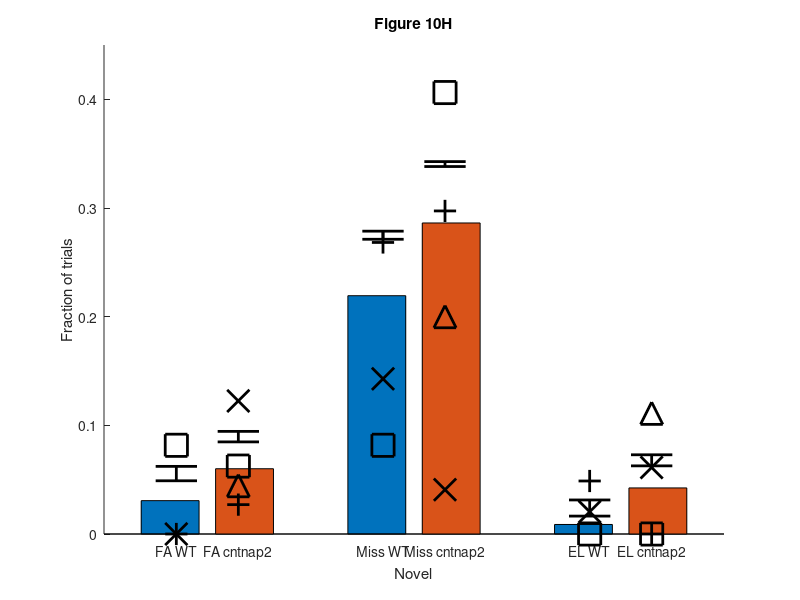
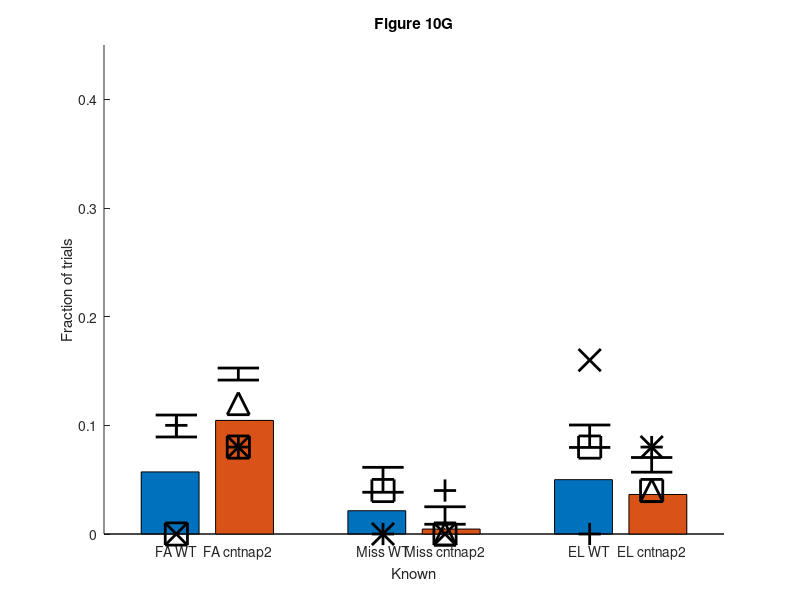

The MATLAB source for these figures, in order:
load cntnap2_wt_limonene_standard_comparisson_type_trials

% Novel odors
figure,hold on
cntnap2_novel=hist(all_animals_cntnap2_novel,-2:2)
wt_novel=hist(all_animals_WT_novel,-2:2)
fraction_cntnap2_novel=cntnap2_novel/sum(cntnap2_novel);
fraction_wt_novel=wt_novel/sum(wt_novel);
bar(-2:2,[fraction_wt_novel',fraction_cntnap2_novel'])

[PHAT_cntnap2, PCI_cntnap2] = binofit(cntnap2_novel,sum(cntnap2_novel),0.05)
bar_pos=[-2:2]+0.15;
for k=1:length(bar_pos)
    a=errorbar(bar_pos(k),PHAT_cntnap2(k),PCI_cntnap2(k,1)-PHAT_cntnap2(k),PCI_cntnap2(k,2)-PHAT_cntnap2(k),'k'),set(a,'LineWidth',2)
end
[PHAT_wt, PCI_wt] = binofit(wt_novel,sum(wt_novel),0.05)
bar_pos=[-2:2]-0.15;
for k=1:length(bar_pos)
    a=errorbar(bar_pos(k),PHAT_wt(k),PCI_wt(k,1)-PHAT_wt(k),PCI_wt(k,2)-PHAT_wt(k),'k'),set(a,'LineWidth',2)
end

symbols='sx+^';

for k=1:length(per_animal_type_of_trial_cntnap2_novel)
    this_symbol=['k',symbols(k)];
    a=plot( (-2:2)+0.15 , per_animal_type_of_trial_cntnap2_novel{k}/sum(per_animal_type_of_trial_cntnap2_novel{k}),this_symbol);set(a,'MarkerSize',16),set(a,'LineWidth',2)
end
for k=1:length(per_animal_type_of_trial_WT_novel)
    this_symbol=['k',symbols(k)];
    a=plot( (-2:2)-0.15 , per_animal_type_of_trial_WT_novel{k}/sum(per_animal_type_of_trial_WT_novel{k}),this_symbol);set(a,'MarkerSize',16),set(a,'LineWidth',2)
end
axis([-2.5 0.5 0 0.45])
a=gca
set(a,'XTick',[-2.15 -1.85 -1.15 -0.85 -0.15 +0.15  ])
set(a,'XTickLabel',{'FA WT','FA cntnap2','Miss WT','Miss cntnap2','EL WT','EL cntnap2'})
ylabel('Fraction of trials'),set(a,'Box','off')
xlabel('Novel')
title('Figure 10H')

% Standard odors
figure,hold on
cntnap2_standard=hist(all_animals_cntnap2_standard,-2:2)
wt_standard=hist(all_animals_wt_standard,-2:2)
fraction_cntnap2_standard=cntnap2_standard/sum(cntnap2_standard);
fraction_wt_standard=wt_standard/sum(wt_standard);
bar(-2:2,[fraction_wt_standard',fraction_cntnap2_standard'])

[PHAT_cntnap2, PCI_cntnap2] = binofit(cntnap2_standard,sum(cntnap2_standard),0.05)
bar_pos=[-2:2]+0.15;
for k=1:length(bar_pos)
    a=errorbar(bar_pos(k),PHAT_cntnap2(k),PCI_cntnap2(k,1)-PHAT_cntnap2(k),PCI_cntnap2(k,2)-PHAT_cntnap2(k),'k'),set(a,'LineWidth',2)
end

[PHAT_wt, PCI_wt] = binofit(wt_standard,sum(wt_standard),0.05)
bar_pos=[-2:2]-0.15;
for k=1:length(bar_pos)
    a=errorbar(bar_pos(k),PHAT_wt(k),PCI_wt(k,1)-PHAT_wt(k),PCI_wt(k,2)-PHAT_wt(k),'k'),set(a,'LineWidth',2)
end

symbols='sx+^';
for k=1:length(per_animal_type_of_trial_cntnap2_standard)
    this_symbol=['k',symbols(k)];
    a=plot( (-2:2)+0.15 , per_animal_type_of_trial_cntnap2_standard{k}/sum(per_animal_type_of_trial_cntnap2_standard{k}),this_symbol);set(a,'MarkerSize',16),set(a,'LineWidth',2)
end
for k=1:length(per_animal_type_of_trial_wt_standard)
    this_symbol=['k',symbols(k)];
    a=plot( (-2:2)-0.15 , per_animal_type_of_trial_wt_standard{k}/sum(per_animal_type_of_trial_wt_standard{k}),this_symbol);set(a,'MarkerSize',16),set(a,'LineWidth',2)
end
axis([-2.5 0.5 0 0.45])
a=gca
set(a,'XTick',[-2.15 -1.85 -1.15 -0.85 -0.15 +0.15  ])
set(a,'XTickLabel',{'FA WT','FA cntnap2','Miss WT','Miss cntnap2','EL WT','EL cntnap2'})
ylabel('Fraction of trials'),set(a,'Box','off')
xlabel('Known')
title('Figure 10G')
set(a,'Box','off')



for k=1:5
    tabla=[cntnap2_novel(k),sum(cntnap2_novel)-cntnap2_novel(k);wt_novel(k),sum(wt_novel)-wt_novel(k)];
    [h,p_value_novel(k)]=fishertest(tabla)
end

for k=1:5
    tabla=[cntnap2_standard(k),sum(cntnap2_standard)-cntnap2_standard(k);wt_standard(k),sum(wt_standard)-wt_standard(k)];
    [h,p_value_standard(k)]=fishertest(tabla)
end

% Comparisson to Misses in novel background odors
table_miss_vs_false_alarm=[cntnap2_novel(2),sum(cntnap2_novel)-cntnap2_novel(2);cntnap2_novel(1),sum(cntnap2_novel)-cntnap2_novel(1)];
[h,p_miss_vs_false_alarm]=fishertest(table_miss_vs_false_alarm)
table_miss_vs_early_lick=[cntnap2_novel(2),sum(cntnap2_novel)-cntnap2_novel(2);cntnap2_novel(3),sum(cntnap2_novel)-cntnap2_novel(3)];
[h,p_miss_vs_early_lick]=fishertest(table_miss_vs_early_lick)

table_miss_vs_false_alarm_wt=[wt_novel(2),sum(wt_novel)-wt_novel(2);wt_novel(1),sum(wt_novel)-wt_novel(1)];
[h,p_miss_vs_false_alarm_wt]=fishertest(table_miss_vs_false_alarm_wt)
table_miss_vs_early_lick_wt=[wt_novel(2),sum(wt_novel)-wt_novel(2);wt_novel(3),sum(wt_novel)-wt_novel(3)];
[h,p_miss_vs_early_lick_wt]=fishertest(table_miss_vs_early_lick_wt)

% Comparisson to Misses in standard background odors
table_miss_vs_false_alarm_standard=[cntnap2_standard(2),sum(cntnap2_standard)-cntnap2_standard(2);cntnap2_standard(1),sum(cntnap2_standard)-cntnap2_standard(1)];
[h,p_miss_vs_false_alarm_standard]=fishertest(table_miss_vs_false_alarm_standard)
table_miss_vs_early_lick_standard=[cntnap2_standard(2),sum(cntnap2_standard)-cntnap2_standard(2);cntnap2_standard(3),sum(cntnap2_standard)-cntnap2_standard(3)];
[h,p_miss_vs_early_lick_standard]=fishertest(table_miss_vs_early_lick_standard)

table_miss_vs_false_alarm_wt_standard=[wt_standard(2),sum(wt_standard)-wt_standard(2);wt_standard(1),sum(wt_standard)-wt_standard(1)];
[h,p_miss_vs_false_alarm_wt_standard]=fishertest(table_miss_vs_false_alarm_wt_standard)
table_miss_vs_early_lick_wt_standard=[wt_standard(2),sum(wt_standard)-wt_standard(2);wt_standard(3),sum(wt_standard)-wt_standard(3)];
[h,p_miss_vs_early_lick_wt_standard]=fishertest(table_miss_vs_early_lick_wt_standard)

